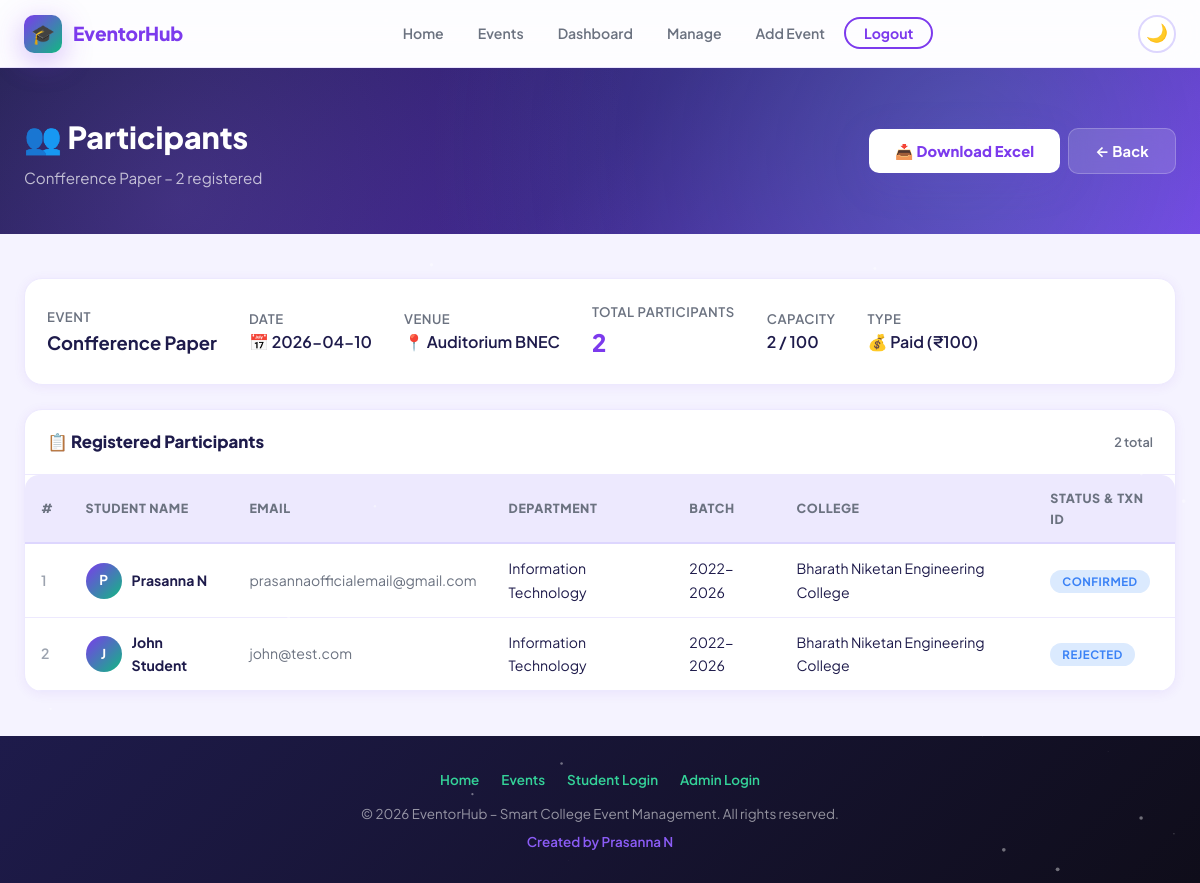
The app's page /participants/3 (signed in) with its own data.
### tables this page shows
CREATE TABLE events (
        event_id INTEGER PRIMARY KEY AUTOINCREMENT,
        event_name TEXT NOT NULL,
        description TEXT,
        date TEXT,
        time TEXT,
        venue TEXT,
        poster TEXT,
        limit_enabled INTEGER DEFAULT 0,
        max_participants INTEGER,
        is_paid INTEGER DEFAULT 0,
        price INTEGER,
        upi_id TEXT,
        payment_qr TEXT
    , is_team_event INTEGER DEFAULT 0, team_size INTEGER DEFAULT 1);

CREATE TABLE registrations (
        reg_id INTEGER PRIMARY KEY AUTOINCREMENT,
        user_id INTEGER NOT NULL,
        event_id INTEGER NOT NULL,
        payment_status TEXT DEFAULT 'pending', transaction_id TEXT DEFAULT "", team_name TEXT DEFAULT "", team_members TEXT DEFAULT "",
        FOREIGN KEY (user_id) REFERENCES users(id),
        FOREIGN KEY (event_id) REFERENCES events(event_id)
    );

CREATE TABLE users (
        id INTEGER PRIMARY KEY AUTOINCREMENT,
        name TEXT NOT NULL,
        email TEXT UNIQUE NOT NULL,
        password TEXT NOT NULL,
        role TEXT DEFAULT 'student'
    , department TEXT DEFAULT "", batch TEXT DEFAULT "", college_name TEXT DEFAULT "");

### app.py (the view)
@app.route('/participants/<int:event_id>')
@admin_required
def participants(event_id):
    conn = get_db()
    event = conn.execute('SELECT * FROM events WHERE event_id = ?', (event_id,)).fetchone()
    participant_list = conn.execute('''
        SELECT u.name, u.email, u.department, u.batch, u.college_name,
               r.payment_status, r.reg_id, r.transaction_id, r.team_name, r.team_members
        FROM registrations r
        JOIN users u ON r.user_id = u.id
        WHERE r.event_id = ?
        ORDER BY r.reg_id ASC
    ''', (event_id,)).fetchall()
    conn.close()
    return render_template('participants.html', event=event, participants=participant_list)

### app.py (called while the page is built)
def get_db():
    conn = sqlite3.connect('database.db')
    conn.row_factory = sqlite3.Row
    return conn

def admin_required(f):
    @wraps(f)
    def decorated(*args, **kwargs):
        if 'user_id' not in session or session.get('role') != 'admin':
            flash('Admin access required.', 'danger')
            return redirect(url_for('admin_login'))
        return f(*args, **kwargs)
    return decorated

@app.context_processor
def inject_user():
    if 'user_id' in session:
        return {
            'logged_in': True,
            'user_name': session.get('user_name', ''),
            'user_role': session.get('role', 'student')
        }
    return {'logged_in': False, 'user_name': '', 'user_role': ''}

### templates/participants.html (shortened to what this page needs)
{% extends 'base.html' %}
{% block content %}
<div class="page-header">
    <div class="container">
        <div class="page-header-content">
            <div>
                <h1>👥 Participants</h1>
                <p>{{ event.event_name }} – {{ participants|length }} registered</p>
            </div>
            <div class="action-group">
                <a href="{{ url_for('download_participants', event_id=event.event_id) }}"
                   class="btn btn-white">
                    📥 Download Excel
                </a>
                <a href="{{ url_for('manage_events') }}" class="btn btn-ghost">← Back</a>
            </div>
        </div>
    </div>
</div>
<section class="page-section">
    <div class="container">
        <div class="card mb-3">
            <div class="card-body">
                <div style="display: flex; gap: 32px; flex-wrap: wrap; align-items: center;">
                    <div>
                        <p style="font-size: 0.82rem; color: var(--text-secondary); text-transform: uppercase; font-weight: 600; letter-spacing: 0.5px;">Event</p>
                        <p style="font-size: 1.15rem; font-weight: 700;">{{ event.event_name }}</p>
                    </div>
                    {% if event.date %}
                    <div>
                        <p style="font-size: 0.82rem; color: var(--text-secondary); text-transform: uppercase; font-weight: 600; letter-spacing: 0.5px;">Date</p>
                        <p style="font-weight: 600;">📅 {{ event.date }}</p>
                    </div>
                    {% endif %}
                    {% if event.venue %}
                    <div>
                        <p style="font-size: 0.82rem; color: var(--text-secondary); text-transform: uppercase; font-weight: 600; letter-spacing: 0.5px;">Venue</p>
                        <p style="font-weight: 600;">📍 {{ event.venue }}</p>
                    </div>
                    {% endif %}
                    <div>
                        <p style="font-size: 0.82rem; color: var(--text-secondary); text-transform: uppercase; font-weight: 600; letter-spacing: 0.5px;">Total Participants</p>
                        <p style="font-size: 1.5rem; font-weight: 800; color: var(--primary);">{{ participants|length }}</p>
                    </div>
                    {% if event.limit_enabled %}
                    <div>
                        <p style="font-size: 0.82rem; color: var(--text-secondary); text-transform: uppercase; font-weight: 600; letter-spacing: 0.5px;">Capacity</p>
                        <p style="font-weight: 600;">{{ participants|length }} / {{ event.max_participants }}</p>
                    </div>
                    {% endif %}
                    <div>
                        <p style="font-size: 0.82rem; color: var(--text-secondary); text-transform: uppercase; font-weight: 600; letter-spacing: 0.5px;">Type</p>
                        <p style="font-weight: 600;">{% if event.is_paid %}💰 Paid (₹{{ event.price }}){% else %}✨ Free{% endif %}</p>
                    </div>
                </div>
            </div>
        </div>
        {% if participants %}
            <div class="card">
                <div class="card-header">
                    <h3>📋 Registered Participants</h3>
                    <span class="participant-count">{{ participants|length }} total</span>
                </div>
                <div class="table-wrapper">
                    <table class="data-table" id="participantsTable">
                        <thead>
                            <tr>
                                <th>#</th>
                                <th>Student Name</th>
                                <th>Email</th>
                                <th>Department</th>
                                <th>Batch</th>
                                <th>College</th>
                                {% if event.is_paid %}
                                    <th>Status & Txn ID</th>
                                {% endif %}
                            </tr>
                        </thead>
                        <tbody>
                            {% for p in participants %}
                                <tr class="fade-in">
                                    <td style="font-weight: 600; color: var(--text-muted);">{{ loop.index }}</td>
                                    <td>
                                        <div style="display: flex; align-items: center; gap: 10px;">
                                            <div style="width: 36px; height: 36px; border-radius: 50%; background: linear-gradient(135deg, var(--primary), var(--accent)); display: flex; align-items: center; justify-content: center; color: white; font-weight: 700; font-size: 0.85rem; flex-shrink: 0;">
                                                {{ p.name[0]|upper }}
                                            </div>
                                            <strong>{{ p.name }}</strong>
                                        </div>
                                    </td>
                                    <td style="color: var(--text-secondary);">{{ p.email }}</td>
                                    <td>{{ p.department or '—' }}</td>
                                    <td>{{ p.batch or '—' }}</td>
                                    <td>{{ p.college_name or '—' }}</td>
                                    {% if event.is_paid %}
                                        <td>
                                            {% if p.payment_status == 'verified' %}
                                                <span class="badge badge-free">✅ Verified via Razorpay</span><br>
                                                <span style="font-size: 0.8rem; font-family: monospace; color: var(--text-muted); margin-top: 4px; display: inline-block;">Txn: {{ p.transaction_id or '—' }}</span>
                                            {% else %}
                                                <span class="badge badge-open">{{ p.payment_status }}</span>
                                            {% endif %}
                                        </td>
                                    {% endif %}
                                </tr>
                            {% endfor %}
                        </tbody>
                    </table>
                </div>
            </div>
        {% endif %}
    </div>
</section>
{% endblock %}

### static/css/overhaul.css (style rules this page uses)
.btn { position: relative; overflow: hidden; }

### records on screen
events: event_name "Confference Paper", date "2026-04-10", venue "Auditorium BNEC", max_participants "100", price "100"
registrations: name "P", name "Prasanna N", email "prasannaofficialemail@gmail.com", department "Information Technology", batch "2022-2026", college_name "Bharath Niketan Engineering College", payment_status "CONFIRMED"
registrations: name "J", name "John Student", email "john@test.com", department "Information Technology", batch "2022-2026", college_name "Bharath Niketan Engineering College", payment_status "REJECTED"

### other values on screen
{{ participants|length }} "2"
